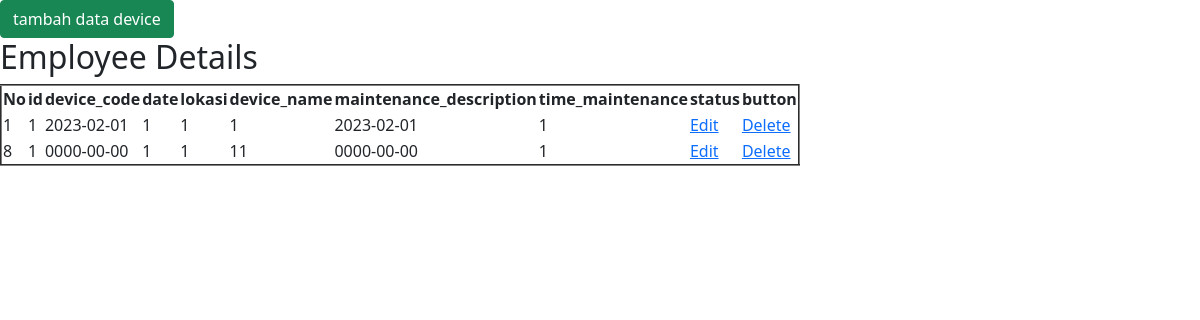
The app's page /content/view_barang.php with its own data.
### tables this page shows
CREATE TABLE `main` (
  `id` int(11) NOT NULL,
  `device_code` int(20) NOT NULL,
  `date` date NOT NULL,
  `lokasi` varchar(20) NOT NULL,
  `device_name` varchar(20) NOT NULL,
  `maintenance_description` varchar(100) NOT NULL,
  `time_maintenance` date NOT NULL,
  `status` varchar(30) NOT NULL
);

### content/view_barang.php (the view, shortened to what this page needs)
<!DOCTYPE html>
<html>
<head>
</head>
<body>
<a href="index.php?page=input" class="btn btn-success" role="button">tambah data device</a>
<h2>Employee Details</h2>
<link rel="stylesheet" type="text/css" href="assets/css/bootstrap.min.css">
<table border="2">
  <tr>
                <th>No</th>
                <th>id</th>
                <th>device_code</th>
                <th>date</th>
                <th>lokasi</th>
                <th>device_name</th>
                <th>maintenance_description</th>
                <th>time_maintenance</th>
                <th>status</th>
                <th>button</th>
  </tr>
<?php
include "koneksi.php";
$records = mysqli_query($kon,"select * from main");
while($data = mysqli_fetch_array($records))
{
?>
  <tr>
                        <td><?php echo $data['id']; ?></td>
                    <td><?php echo $data["device_code"]; ?></td>
                    <td><?php echo $data["date"]; ?></td>
                    <td><?php echo $data["lokasi"]; ?></td>
                    <td><?php echo $data["device_name"]; ?></td>
                    <td><?php echo $data["maintenance_description"]; ?></td>
                    <td><?php echo $data["time_maintenance"]; ?></td>
                    <td><?php echo $data["status"]; ?></td>
    <td><a href="edit.php?id=<?php echo $data['id']; ?>">Edit</a></td>
    <td><a href="delete.php?id=<?php echo $data['id']; ?>">Delete</a></td>
  </tr>
<?php
}
?>
</table>
</body>
</html>

### records on screen
main: id "1", device_code "1", date "2023-02-01", lokasi "1", device_name "1", maintenance_description "1", time_maintenance "2023-02-01", status "1"
main: id "8", device_code "1", date "0000-00-00", lokasi "1", device_name "1", maintenance_description "11", time_maintenance "0000-00-00", status "1"
